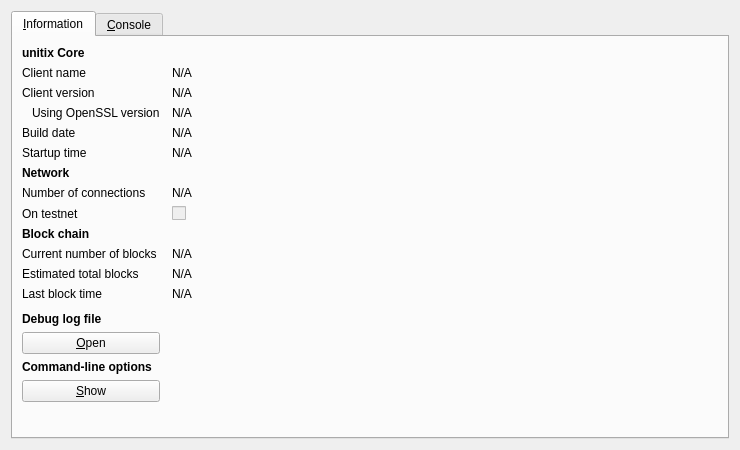
<?xml version="1.0" encoding="UTF-8"?>
<ui version="4.0">
 <class>RPCConsole</class>
 <widget class="QDialog" name="RPCConsole">
  <property name="geometry">
   <rect>
    <x>0</x>
    <y>0</y>
    <width>740</width>
    <height>450</height>
   </rect>
  </property>
  <property name="windowTitle">
   <string>unitix - Debug window</string>
  </property>
  <layout class="QVBoxLayout" name="verticalLayout_2">
   <item>
    <widget class="QTabWidget" name="tabWidget">
     <property name="currentIndex">
      <number>0</number>
     </property>
     <widget class="QWidget" name="tab_info">
      <attribute name="title">
       <string>&amp;Information</string>
      </attribute>
      <layout class="QGridLayout" name="gridLayout" columnstretch="0,1">
       <property name="horizontalSpacing">
        <number>12</number>
       </property>
       <item row="0" column="0">
        <widget class="QLabel" name="label_9">
         <property name="font">
          <font>
           <weight>75</weight>
           <bold>true</bold>
          </font>
         </property>
         <property name="text">
          <string>unitix Core</string>
         </property>
        </widget>
       </item>
       <item row="1" column="0">
        <widget class="QLabel" name="label_5">
         <property name="text">
          <string>Client name</string>
         </property>
        </widget>
       </item>
       <item row="1" column="1">
        <widget class="QLabel" name="clientName">
         <property name="cursor">
          <cursorShape>IBeamCursor</cursorShape>
         </property>
         <property name="text">
          <string>N/A</string>
         </property>
         <property name="textFormat">
          <enum>Qt::PlainText</enum>
         </property>
         <property name="textInteractionFlags">
          <set>Qt::LinksAccessibleByMouse|Qt::TextSelectableByKeyboard|Qt::TextSelectableByMouse</set>
         </property>
        </widget>
       </item>
       <item row="2" column="0">
        <widget class="QLabel" name="label_6">
         <property name="text">
          <string>Client version</string>
         </property>
        </widget>
       </item>
       <item row="2" column="1">
        <widget class="QLabel" name="clientVersion">
         <property name="cursor">
          <cursorShape>IBeamCursor</cursorShape>
         </property>
         <property name="text">
          <string>N/A</string>
         </property>
         <property name="textFormat">
          <enum>Qt::PlainText</enum>
         </property>
         <property name="textInteractionFlags">
          <set>Qt::LinksAccessibleByMouse|Qt::TextSelectableByKeyboard|Qt::TextSelectableByMouse</set>
         </property>
        </widget>
       </item>
       <item row="3" column="0">
        <widget class="QLabel" name="label_14">
         <property name="text">
          <string>Using OpenSSL version</string>
         </property>
         <property name="indent">
          <number>10</number>
         </property>
        </widget>
       </item>
       <item row="3" column="1">
        <widget class="QLabel" name="openSSLVersion">
         <property name="cursor">
          <cursorShape>IBeamCursor</cursorShape>
         </property>
         <property name="text">
          <string>N/A</string>
         </property>
         <property name="textFormat">
          <enum>Qt::PlainText</enum>
         </property>
         <property name="textInteractionFlags">
          <set>Qt::LinksAccessibleByMouse|Qt::TextSelectableByKeyboard|Qt::TextSelectableByMouse</set>
         </property>
        </widget>
       </item>
       <item row="4" column="0">
        <widget class="QLabel" name="label_12">
         <property name="text">
          <string>Build date</string>
         </property>
        </widget>
       </item>
       <item row="4" column="1">
        <widget class="QLabel" name="buildDate">
         <property name="cursor">
          <cursorShape>IBeamCursor</cursorShape>
         </property>
         <property name="text">
          <string>N/A</string>
         </property>
         <property name="textFormat">
          <enum>Qt::PlainText</enum>
         </property>
         <property name="textInteractionFlags">
          <set>Qt::LinksAccessibleByMouse|Qt::TextSelectableByKeyboard|Qt::TextSelectableByMouse</set>
         </property>
        </widget>
       </item>
       <item row="5" column="0">
        <widget class="QLabel" name="label_13">
         <property name="text">
          <string>Startup time</string>
         </property>
        </widget>
       </item>
       <item row="5" column="1">
        <widget class="QLabel" name="startupTime">
         <property name="cursor">
          <cursorShape>IBeamCursor</cursorShape>
         </property>
         <property name="text">
          <string>N/A</string>
         </property>
         <property name="textFormat">
          <enum>Qt::PlainText</enum>
         </property>
         <property name="textInteractionFlags">
          <set>Qt::LinksAccessibleByMouse|Qt::TextSelectableByKeyboard|Qt::TextSelectableByMouse</set>
         </property>
        </widget>
       </item>
       <item row="6" column="0">
        <widget class="QLabel" name="label_11">
         <property name="font">
          <font>
           <weight>75</weight>
           <bold>true</bold>
          </font>
         </property>
         <property name="text">
          <string>Network</string>
         </property>
        </widget>
       </item>
       <item row="7" column="0">
        <widget class="QLabel" name="label_7">
         <property name="text">
          <string>Number of connections</string>
         </property>
        </widget>
       </item>
       <item row="7" column="1">
        <widget class="QLabel" name="numberOfConnections">
         <property name="cursor">
          <cursorShape>IBeamCursor</cursorShape>
         </property>
         <property name="text">
          <string>N/A</string>
         </property>
         <property name="textFormat">
          <enum>Qt::PlainText</enum>
         </property>
         <property name="textInteractionFlags">
          <set>Qt::LinksAccessibleByMouse|Qt::TextSelectableByKeyboard|Qt::TextSelectableByMouse</set>
         </property>
        </widget>
       </item>
       <item row="8" column="0">
        <widget class="QLabel" name="label_8">
         <property name="text">
          <string>On testnet</string>
         </property>
        </widget>
       </item>
       <item row="8" column="1">
        <widget class="QCheckBox" name="isTestNet">
         <property name="enabled">
          <bool>false</bool>
         </property>
         <property name="text">
          <string/>
         </property>
        </widget>
       </item>
       <item row="9" column="0">
        <widget class="QLabel" name="label_10">
         <property name="font">
          <font>
           <weight>75</weight>
           <bold>true</bold>
          </font>
         </property>
         <property name="text">
          <string>Block chain</string>
         </property>
        </widget>
       </item>
       <item row="10" column="0">
        <widget class="QLabel" name="label_3">
         <property name="text">
          <string>Current number of blocks</string>
         </property>
        </widget>
       </item>
       <item row="10" column="1">
        <widget class="QLabel" name="numberOfBlocks">
         <property name="cursor">
          <cursorShape>IBeamCursor</cursorShape>
         </property>
         <property name="text">
          <string>N/A</string>
         </property>
         <property name="textFormat">
          <enum>Qt::PlainText</enum>
         </property>
         <property name="textInteractionFlags">
          <set>Qt::LinksAccessibleByMouse|Qt::TextSelectableByKeyboard|Qt::TextSelectableByMouse</set>
         </property>
        </widget>
       </item>
       <item row="11" column="0">
        <widget class="QLabel" name="label_4">
         <property name="text">
          <string>Estimated total blocks</string>
         </property>
        </widget>
       </item>
       <item row="11" column="1">
        <widget class="QLabel" name="totalBlocks">
         <property name="cursor">
          <cursorShape>IBeamCursor</cursorShape>
         </property>
         <property name="text">
          <string>N/A</string>
         </property>
         <property name="textFormat">
          <enum>Qt::PlainText</enum>
         </property>
         <property name="textInteractionFlags">
          <set>Qt::LinksAccessibleByMouse|Qt::TextSelectableByKeyboard|Qt::TextSelectableByMouse</set>
         </property>
        </widget>
       </item>
       <item row="12" column="0">
        <widget class="QLabel" name="label_2">
         <property name="text">
          <string>Last block time</string>
         </property>
        </widget>
       </item>
       <item row="12" column="1">
        <widget class="QLabel" name="lastBlockTime">
         <property name="cursor">
          <cursorShape>IBeamCursor</cursorShape>
         </property>
         <property name="text">
          <string>N/A</string>
         </property>
         <property name="textFormat">
          <enum>Qt::PlainText</enum>
         </property>
         <property name="textInteractionFlags">
          <set>Qt::LinksAccessibleByMouse|Qt::TextSelectableByKeyboard|Qt::TextSelectableByMouse</set>
         </property>
        </widget>
       </item>
       <item row="13" column="0">
        <spacer name="verticalSpacer_2">
         <property name="orientation">
          <enum>Qt::Vertical</enum>
         </property>
         <property name="sizeHint" stdset="0">
          <size>
           <width>20</width>
           <height>20</height>
          </size>
         </property>
        </spacer>
       </item>
       <item row="14" column="0">
        <widget class="QLabel" name="labelDebugLogfile">
         <property name="font">
          <font>
           <weight>75</weight>
           <bold>true</bold>
          </font>
         </property>
         <property name="text">
          <string>Debug log file</string>
         </property>
        </widget>
       </item>
       <item row="15" column="0">
        <widget class="QPushButton" name="openDebugLogfileButton">
         <property name="toolTip">
          <string>Open the unitix debug log file from the current data directory. This can take a few seconds for large log files.</string>
         </property>
         <property name="text">
          <string>&amp;Open</string>
         </property>
         <property name="autoDefault">
          <bool>false</bool>
         </property>
        </widget>
       </item>
       <item row="16" column="0">
        <widget class="QLabel" name="labelCLOptions">
         <property name="font">
          <font>
           <weight>75</weight>
           <bold>true</bold>
          </font>
         </property>
         <property name="text">
          <string>Command-line options</string>
         </property>
        </widget>
       </item>
       <item row="17" column="0">
        <widget class="QPushButton" name="showCLOptionsButton">
         <property name="toolTip">
          <string>Show the unitix-qt help message to get a list with possible xonecoin command-line options.</string>
         </property>
         <property name="text">
          <string>&amp;Show</string>
         </property>
         <property name="autoDefault">
          <bool>false</bool>
         </property>
        </widget>
       </item>
       <item row="18" column="0">
        <spacer name="verticalSpacer">
         <property name="orientation">
          <enum>Qt::Vertical</enum>
         </property>
         <property name="sizeHint" stdset="0">
          <size>
           <width>20</width>
           <height>40</height>
          </size>
         </property>
        </spacer>
       </item>
      </layout>
     </widget>
     <widget class="QWidget" name="tab_console">
      <attribute name="title">
       <string>&amp;Console</string>
      </attribute>
      <layout class="QVBoxLayout" name="verticalLayout_3">
       <property name="spacing">
        <number>3</number>
       </property>
       <item>
        <widget class="QTextEdit" name="messagesWidget">
         <property name="minimumSize">
          <size>
           <width>0</width>
           <height>100</height>
          </size>
         </property>
         <property name="readOnly">
          <bool>true</bool>
         </property>
         <property name="tabKeyNavigation" stdset="0">
          <bool>false</bool>
         </property>
         <property name="columnCount" stdset="0">
          <number>2</number>
         </property>
        </widget>
       </item>
       <item>
        <layout class="QHBoxLayout" name="horizontalLayout">
         <property name="spacing">
          <number>3</number>
         </property>
         <item>
          <widget class="QLabel" name="label">
           <property name="text">
            <string notr="true">&gt;</string>
           </property>
          </widget>
         </item>
         <item>
          <widget class="QLineEdit" name="lineEdit"/>
         </item>
         <item>
          <widget class="QPushButton" name="clearButton">
           <property name="maximumSize">
            <size>
             <width>24</width>
             <height>24</height>
            </size>
           </property>
           <property name="toolTip">
            <string>Clear console</string>
           </property>
           <property name="text">
            <string/>
           </property>
           <property name="icon">
            <iconset resource="../bitcoin.qrc">
             <normaloff>:/icons/remove</normaloff>:/icons/remove</iconset>
           </property>
           <property name="shortcut">
            <string notr="true">Ctrl+L</string>
           </property>
           <property name="autoDefault">
            <bool>false</bool>
           </property>
          </widget>
         </item>
        </layout>
       </item>
      </layout>
     </widget>
    </widget>
   </item>
  </layout>
 </widget>
 <resources>
  <include location="../bitcoin.qrc"/>
 </resources>
 <connections/>
</ui>
